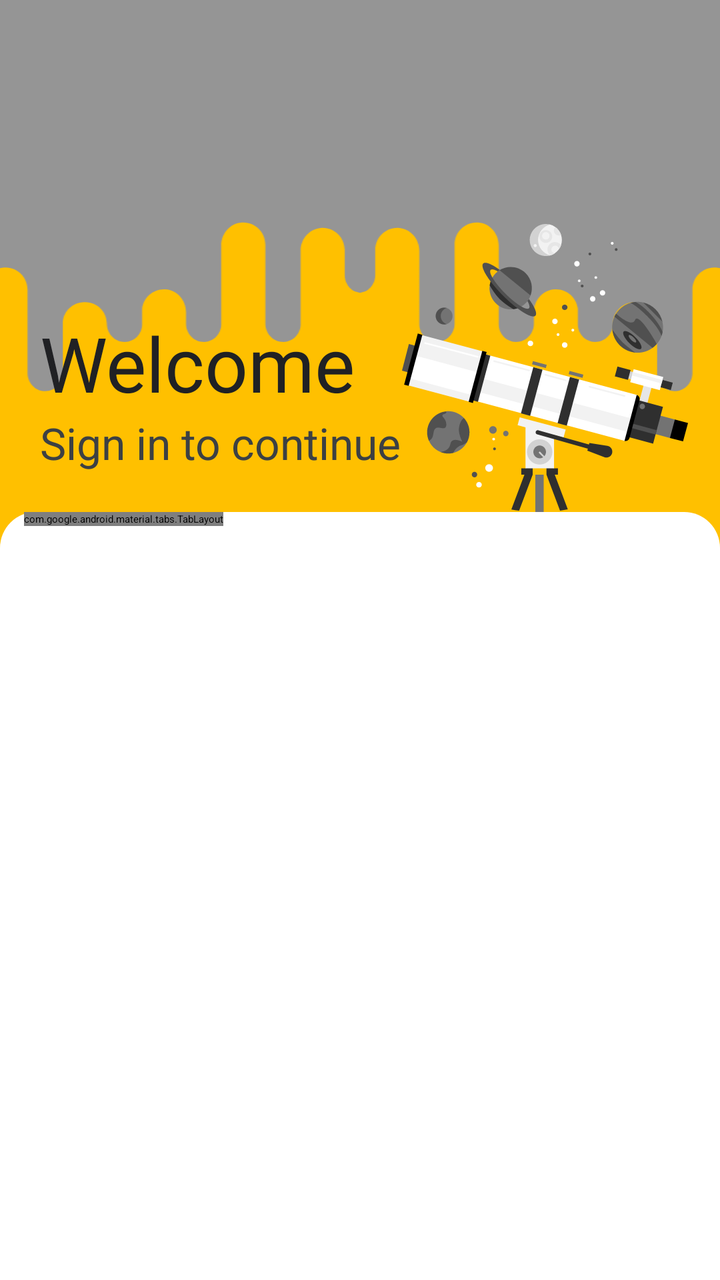
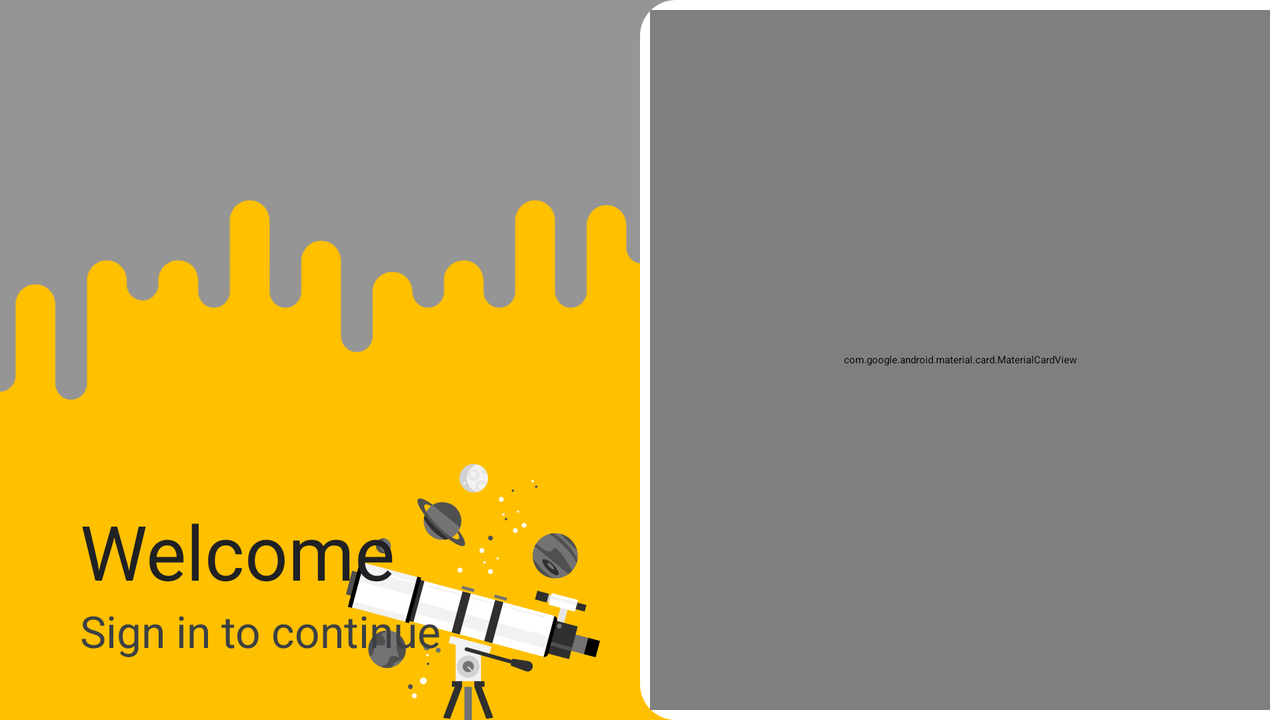

First picture: res/layout/ on a phone held upright. Second picture: the repository's own variant of that layout, on a device whose configuration matches the variant's folder. Source for both follows.
<!-- AndroidManifest.xml: activity theme Theme.EasyEnglish.Starting -->
<!-- res/layout/activity_welcome.xml -->
<?xml version="1.0" encoding="utf-8"?>
<androidx.constraintlayout.widget.ConstraintLayout xmlns:android="http://schemas.android.com/apk/res/android"
    xmlns:app="http://schemas.android.com/apk/res-auto"
    xmlns:tools="http://schemas.android.com/tools"
    android:layout_width="match_parent"
    android:layout_height="match_parent"
    android:background="@color/themeMainColor"
    tools:context=".ui.activity.WelcomeActivity">

    <ImageView
        android:layout_width="match_parent"
        android:layout_height="0dp"
        android:scaleType="centerCrop"
        android:src="@drawable/bg_login_sky"
        android:contentDescription="@string/bg_image"
        app:layout_constraintHeight_max="400dp"
        app:layout_constraintStart_toStartOf="parent"
        app:layout_constraintTop_toTopOf="parent"
        tools:ignore="ImageContrastCheck" />

    <ImageView
        android:layout_width="0dp"
        android:layout_height="0dp"
        android:scaleType="fitEnd"
        android:src="@drawable/bg_login_telescope"
        android:contentDescription="@string/bg_image"
        android:layout_marginEnd="16dp"
        app:layout_constraintDimensionRatio="1:1"
        app:layout_constraintWidth_percent="0.4"
        app:layout_constraintEnd_toEndOf="parent"
        app:layout_constraintBottom_toTopOf="@+id/ll_login_panel"
        tools:ignore="ImageContrastCheck"/>

    <TextView
        android:layout_width="wrap_content"
        android:layout_height="wrap_content"
        android:text="@string/welcome"
        android:textColor="@color/firstTextColor"
        android:textSize="38sp"
        android:layout_marginStart="20dp"
        app:layout_constraintStart_toStartOf="parent"
        app:layout_constraintBottom_toTopOf="@+id/signin_to_continue"/>

    <TextView
        android:id="@+id/signin_to_continue"
        android:layout_width="wrap_content"
        android:layout_height="wrap_content"
        android:text="@string/signin_to_continue"
        android:textColor="@color/secondTextColor"
        android:textSize="22sp"
        android:layout_marginStart="20dp"
        android:layout_marginBottom="20dp"
        app:layout_constraintStart_toStartOf="parent"
        app:layout_constraintBottom_toTopOf="@+id/ll_login_panel"/>

    <LinearLayout
        android:id="@+id/ll_login_panel"
        android:orientation="vertical"
        android:layout_height="0dp"
        android:layout_width="match_parent"
        android:background="@drawable/bg_login"
        app:layout_constraintHeight_percent="0.6"
        app:layout_constraintBottom_toBottomOf="parent">

        <com.google.android.material.tabs.TabLayout
            android:id="@+id/ll_login_panel_tabLayout"
            android:layout_width="wrap_content"
            android:layout_height="wrap_content"
            android:layout_marginStart="12dp"
            android:background="@color/trans"
            app:tabSelectedTextColor="@color/themeMainColor"
            app:tabIndicatorColor="@color/themeMainColor"
            app:tabTextColor="@color/thirdTextColor"
            app:tabMinWidth="0dp"
            app:tabPaddingStart="10dp"
            app:tabPaddingEnd="10dp"
            app:tabMode="scrollable"
            app:tabIndicatorAnimationDuration="400"
            app:tabBackground="@null"
            app:tabRippleColor="@null"
            app:layout_constraintEnd_toEndOf="parent"
            app:layout_constraintStart_toStartOf="parent"
            app:layout_constraintTop_toTopOf="parent"
            app:tabIndicatorFullWidth="false"
            app:tabIndicator="@drawable/bg_indicator_full_tab_shape" />

        <androidx.viewpager2.widget.ViewPager2
            android:id="@+id/ll_login_panel_viewPager"
            android:layout_width="match_parent"
            android:layout_height="match_parent"
            app:layout_constraintBottom_toBottomOf="parent"
            app:layout_constraintTop_toBottomOf="@+id/ll_login_panel_tabLayout" />

    </LinearLayout>

</androidx.constraintlayout.widget.ConstraintLayout>
<!-- resources referenced by this layout -->
<resources>
  <color name="firstTextColor">#FF202124</color>
  <color name="secondTextColor">#FF3C4043</color>
  <color name="themeMainColor">#FFFFC000</color>
  <color name="thirdTextColor">#FF5F6368</color>
  <color name="trans">#00FFFFFF</color>
  <!-- drawable bg_indicator_full_tab_shape (drawable) -->
  <layer-list xmlns:android="http://schemas.android.com/apk/res/android">
    <item>
      <shape>
        <corners android:radius="4dp" />
        <size android:height="4dp" />
      </shape>
    </item>
  </layer-list>
  <!-- drawable bg_login (drawable) -->
  <shape xmlns:android="http://schemas.android.com/apk/res/android">
    <solid android:color="#ffffff" />
    <corners android:topLeftRadius="18dp"
        android:topRightRadius="18dp" />
  </shape>
  <!-- drawable bg_login_sky: vector/xml drawable (drawable, 4868 chars, omitted) -->
  <!-- drawable bg_login_telescope: vector/xml drawable (drawable, 22025 chars, omitted) -->
  <string name="bg_image">Background image</string>
  <string name="signin_to_continue">Sign in to continue</string>
  <string name="welcome">Welcome</string>
  <style name="Theme.EasyEnglish.Starting" parent="Theme.SplashScreen">
          
          <item name="windowSplashScreenBackground">@color/colorThemeBackground</item>
          
          <item name="windowSplashScreenAnimatedIcon">@drawable/splash_animate_icon</item>
          
          <item name="windowSplashScreenAnimationDuration">500</item>
          
          
          <item name="postSplashScreenTheme">@style/Theme.EasyEnglish.FullscreenTheme</item>
      </style>
  <color name="colorThemeBackground">#FFFFFFFF</color>
  <!-- drawable splash_animate_icon (drawable) -->
  <?xml version="1.0" encoding="utf-8"?>
  <animation-list xmlns:android="http://schemas.android.com/apk/res/android"
      android:oneshot="true">
      <item android:drawable="@drawable/iv_splash_1" android:duration="400"/>
      <item android:drawable="@drawable/iv_splash_1" android:duration="50"/>
      <item android:drawable="@drawable/iv_splash_2" android:duration="50"/>
      <item android:drawable="@drawable/iv_splash_3" android:duration="50"/>
      <item android:drawable="@drawable/iv_splash_4" android:duration="50"/>
      <item android:drawable="@drawable/iv_splash_5" android:duration="400"/>
  </animation-list>
  <style name="Theme.EasyEnglish.FullscreenTheme" parent="Theme.EasyEnglish">
          <item name="android:windowLayoutInDisplayCutoutMode">shortEdges</item>
      </style>
  <style name="Theme.EasyEnglish" parent="Theme.MaterialComponents.DayNight.NoActionBar">
          
          <item name="colorPrimary">@color/themeMainColor</item>
          <item name="colorPrimaryVariant">@color/themeMainVariantColor</item>
          <item name="colorOnPrimary">@color/black</item>
          
          <item name="colorSecondary">@color/themeSecondColor</item>
          <item name="colorSecondaryVariant">@color/themeSecondVariantColor</item>
          <item name="colorOnSecondary">@color/black</item>
          
          <item name="android:statusBarColor">@color/trans</item>
          
          <item name="android:isLightTheme">true</item>
      </style>
  <color name="themeMainVariantColor">#FFC4B800</color>
  <color name="black">#FF000000</color>
  <color name="themeSecondColor">#FFFFD100</color>
  <color name="themeSecondVariantColor">#FFEADB00</color>
</resources>
<!-- res/layout-land/activity_welcome.xml (the repository's variant of the layout above) -->
<!-- drawn on the phone turned sideways -->
<?xml version="1.0" encoding="utf-8"?>
<androidx.constraintlayout.widget.ConstraintLayout xmlns:android="http://schemas.android.com/apk/res/android"
    xmlns:app="http://schemas.android.com/apk/res-auto"
    xmlns:tools="http://schemas.android.com/tools"
    android:layout_width="match_parent"
    android:layout_height="match_parent"
    android:background="@color/themeMainColor"
    tools:context=".ui.activity.WelcomeActivity">

    <ImageView
        android:id="@+id/bg_login_sky"
        android:layout_width="match_parent"
        android:layout_height="match_parent"
        android:scaleType="centerCrop"
        android:src="@drawable/bg_login_sky"
        android:contentDescription="@string/bg_image"
        app:layout_constraintHeight_max="400dp"
        app:layout_constraintStart_toStartOf="parent"
        app:layout_constraintTop_toTopOf="parent"
        tools:ignore="ImageContrastCheck" />

    <ImageView
        android:layout_width="0dp"
        android:layout_height="0dp"
        app:layout_constraintDimensionRatio="1:1"
        android:layout_marginEnd="20dp"
        android:contentDescription="@string/bg_image"
        android:scaleType="fitEnd"
        android:src="@drawable/bg_login_telescope"
        app:layout_constraintBottom_toBottomOf="parent"
        app:layout_constraintEnd_toStartOf="@+id/ll_login_panel"
        app:layout_constraintWidth_percent="0.2"
        tools:ignore="ImageContrastCheck" />

    <TextView
        android:layout_width="wrap_content"
        android:layout_height="wrap_content"
        android:text="@string/welcome"
        android:textColor="@color/firstTextColor"
        android:textSize="38sp"
        android:layout_marginStart="40dp"
        app:layout_constraintStart_toStartOf="parent"
        app:layout_constraintBottom_toTopOf="@+id/signin_to_continue"/>

    <TextView
        android:id="@+id/signin_to_continue"
        android:layout_width="wrap_content"
        android:layout_height="wrap_content"
        android:text="@string/signin_to_continue"
        android:textColor="@color/secondTextColor"
        android:textSize="22sp"
        android:layout_marginStart="40dp"
        android:layout_marginBottom="30dp"
        app:layout_constraintStart_toStartOf="parent"
        app:layout_constraintBottom_toBottomOf="parent"/>

    <LinearLayout
        android:id="@+id/ll_login_panel"
        android:layout_height="match_parent"
        android:layout_width="0dp"
        app:layout_constraintWidth_percent="0.5"
        app:layout_constraintEnd_toEndOf="parent"
        android:background="@drawable/bg_login_land">

        <com.google.android.material.card.MaterialCardView
            android:layout_height="match_parent"
            android:layout_width="match_parent"
            android:clickable="false"
            app:cardBackgroundColor="@color/colorThemeBackground"
            app:cardElevation="0dp"
            app:cardCornerRadius="18dp">

            <LinearLayout
                android:layout_height="match_parent"
                android:layout_width="match_parent"
                android:orientation="vertical">

                <com.google.android.material.tabs.TabLayout
                    android:id="@+id/ll_login_panel_tabLayout"
                    android:layout_width="wrap_content"
                    android:layout_height="wrap_content"
                    android:layout_marginStart="12dp"
                    android:background="@color/trans"
                    app:tabSelectedTextColor="@color/themeMainColor"
                    app:tabIndicatorColor="@color/themeMainColor"
                    app:tabTextColor="@color/thirdTextColor"
                    app:tabMinWidth="0dp"
                    app:tabPaddingStart="10dp"
                    app:tabPaddingEnd="10dp"
                    app:tabMode="scrollable"
                    app:tabIndicatorAnimationDuration="400"
                    app:tabBackground="@null"
                    app:tabRippleColor="@null"
                    app:layout_constraintEnd_toEndOf="parent"
                    app:layout_constraintStart_toStartOf="parent"
                    app:layout_constraintTop_toTopOf="parent"
                    app:tabIndicatorFullWidth="false"
                    app:tabIndicator="@drawable/bg_indicator_full_tab_shape" />

                <androidx.viewpager2.widget.ViewPager2
                    android:id="@+id/ll_login_panel_viewPager"
                    android:layout_width="match_parent"
                    android:layout_height="match_parent"
                    app:layout_constraintBottom_toBottomOf="parent"
                    app:layout_constraintTop_toBottomOf="@+id/ll_login_panel_tabLayout" />

            </LinearLayout>

        </com.google.android.material.card.MaterialCardView>

    </LinearLayout>

</androidx.constraintlayout.widget.ConstraintLayout>
<!-- resources referenced by the variant -->
<!-- as the phone turned sideways resolves them -->
<resources>
  <color name="colorThemeBackground">#FFFFFFFF</color>
  <color name="firstTextColor">#FF202124</color>
  <color name="secondTextColor">#FF3C4043</color>
  <color name="themeMainColor">#FFFFC000</color>
  <color name="thirdTextColor">#FF5F6368</color>
  <color name="trans">#00FFFFFF</color>
  <!-- drawable bg_indicator_full_tab_shape (drawable) -->
  <layer-list xmlns:android="http://schemas.android.com/apk/res/android">
    <item>
      <shape>
        <corners android:radius="4dp" />
        <size android:height="4dp" />
      </shape>
    </item>
  </layer-list>
  <!-- drawable bg_login_land (drawable) -->
  <shape xmlns:android="http://schemas.android.com/apk/res/android">
    <solid android:color="#ffffff" />
    <corners android:topLeftRadius="18dp"
        android:bottomLeftRadius="18dp" />
    <padding
        android:top="5dp"
        android:bottom="5dp"
        android:left="5dp"
        android:right="5dp"/>
  </shape>
  <!-- drawable bg_login_sky: vector/xml drawable (drawable, 4868 chars, omitted) -->
  <!-- drawable bg_login_telescope: vector/xml drawable (drawable, 22025 chars, omitted) -->
  <string name="bg_image">Background image</string>
  <string name="signin_to_continue">Sign in to continue</string>
  <string name="welcome">Welcome</string>
  <style name="Theme.EasyEnglish.Starting" parent="Theme.SplashScreen">
          
          <item name="windowSplashScreenBackground">@color/colorThemeBackground</item>
          
          <item name="windowSplashScreenAnimatedIcon">@drawable/splash_animate_icon</item>
          
          <item name="windowSplashScreenAnimationDuration">500</item>
          
          
          <item name="postSplashScreenTheme">@style/Theme.EasyEnglish.FullscreenTheme</item>
      </style>
  <!-- drawable splash_animate_icon (drawable) -->
  <?xml version="1.0" encoding="utf-8"?>
  <animation-list xmlns:android="http://schemas.android.com/apk/res/android"
      android:oneshot="true">
      <item android:drawable="@drawable/iv_splash_1" android:duration="400"/>
      <item android:drawable="@drawable/iv_splash_1" android:duration="50"/>
      <item android:drawable="@drawable/iv_splash_2" android:duration="50"/>
      <item android:drawable="@drawable/iv_splash_3" android:duration="50"/>
      <item android:drawable="@drawable/iv_splash_4" android:duration="50"/>
      <item android:drawable="@drawable/iv_splash_5" android:duration="400"/>
  </animation-list>
  <style name="Theme.EasyEnglish.FullscreenTheme" parent="Theme.EasyEnglish">
          <item name="android:windowLayoutInDisplayCutoutMode">shortEdges</item>
      </style>
  <style name="Theme.EasyEnglish" parent="Theme.MaterialComponents.DayNight.NoActionBar">
          
          <item name="colorPrimary">@color/themeMainColor</item>
          <item name="colorPrimaryVariant">@color/themeMainVariantColor</item>
          <item name="colorOnPrimary">@color/black</item>
          
          <item name="colorSecondary">@color/themeSecondColor</item>
          <item name="colorSecondaryVariant">@color/themeSecondVariantColor</item>
          <item name="colorOnSecondary">@color/black</item>
          
          <item name="android:statusBarColor">@color/trans</item>
          
          <item name="android:isLightTheme">true</item>
      </style>
  <color name="themeMainVariantColor">#FFC4B800</color>
  <color name="black">#FF000000</color>
  <color name="themeSecondColor">#FFFFD100</color>
  <color name="themeSecondVariantColor">#FFEADB00</color>
</resources>
